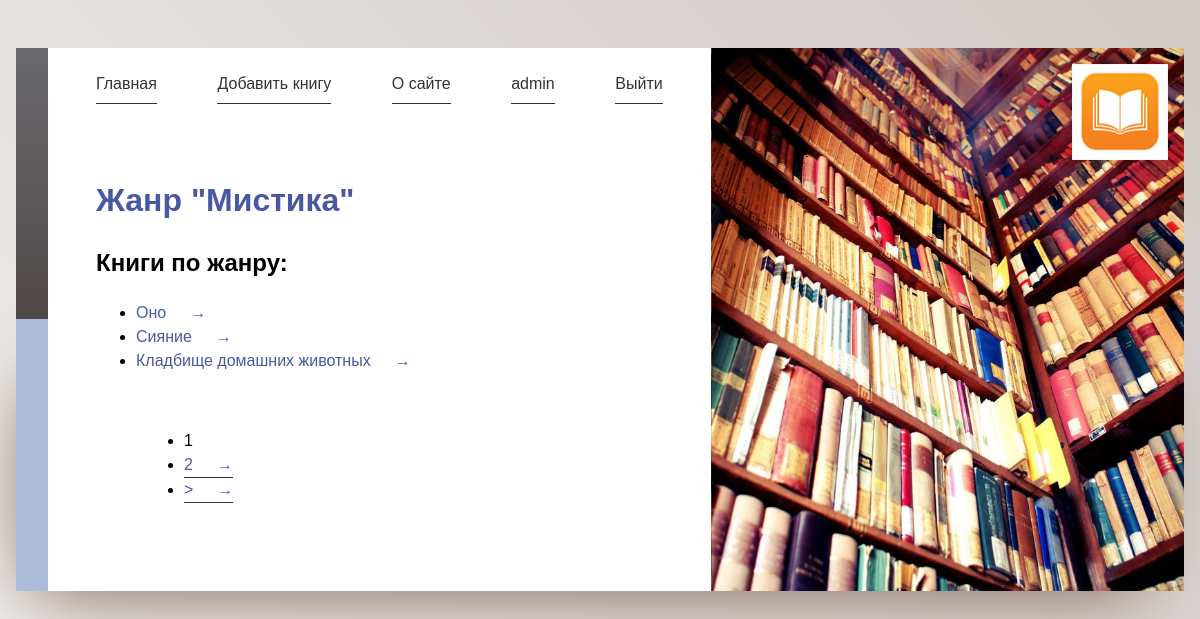
Page /genre/mistika/ (signed in) on the committed database.
### library/models.py (models this page shows, shortened)
class Genre(models.Model):
    name = models.CharField(max_length=100, verbose_name='Название')
    slug = models.SlugField(max_length=50, unique=True, db_index=True, verbose_name='URL')
    is_visible = models.BooleanField(default=True, verbose_name='Видимость')
    objects = models.Manager()
    visible = VisibleManager()
    class Meta:
        verbose_name = 'Жанр'
        verbose_name_plural = 'Жанры'
        ordering = ['name']

class Book(models.Model):
    name = models.CharField(max_length=100, verbose_name='Название')
    slug = models.SlugField(max_length=50, unique=True, db_index=True, verbose_name='URL')
    synopsis = models.TextField(blank=True, null=True, verbose_name='Описание')
    date_added = models.DateTimeField(auto_now_add=True, verbose_name='Дата добавления')
    date_updated = models.DateTimeField(auto_now=True, verbose_name='Дата изменения')
    is_visible = models.BooleanField(default=True, verbose_name='Видимость')
    genre = models.ForeignKey(Genre, on_delete=models.CASCADE, related_name='books', verbose_name='Жанр')
    author = models.ManyToManyField(Author, related_name='books', verbose_name='Автор')
    added_by = models.ForeignKey(get_user_model(), on_delete=models.SET_NULL, related_name='books',
                                 verbose_name='Добавил', null=True, default=None)
    objects = models.Manager()
    visible = VisibleManager()
    class Meta:
        verbose_name = 'Книга'
        verbose_name_plural = 'Книги'

### library/views.py (the view)
# urls.py: path('genre/<slug:genre_slug>/', views.ShowGenre.as_view(), name='genre'),
class ShowGenre(ListView):
    model = Book
    template_name = 'library/genre.html'
    context_object_name = 'books'
    paginate_by = 3
    def get_queryset(self):
        return Book.visible.filter(genre__slug=self.kwargs['genre_slug'])
    def get_context_data(self, **kwargs):
        context = super().get_context_data(**kwargs)
        if context['books']:
            genre = context['books'][0].genre
        else:
            genre = Genre.visible.get(slug=self.kwargs['genre_slug'])
        context['title'] = genre.name
        context['genre'] = genre
        return context

### library/context_processors.py (called while the page is built)
def get_menu(request):
    return {'mainmenu': menu}

### library/models.py (called while the page is built)
    def get_queryset(self):
        return super().get_queryset().filter(is_visible=True)

### library/templates/library/genre.html (shortened to what this page needs)
{% extends 'base.html' %}
{% block content %}
<h1><span>Жанр "{{ genre.name}}"</span></h1>
<h2>Книги по жанру:</h2>
<ul>
    {% for book in books %}
    <li><a href="{% url 'book' book.slug %}">{{ book.name }}</a></li>
    {% endfor %}
</ul>
{% if page_obj.has_other_pages %}
<nav class="list-pages">
    <ul>
        {% for p in paginator.page_range %}
        {% if page_obj.number == p %}
        <li class="page-num page-num-selected">{{ p }}</li>
        {% elif p >= page_obj.number|add:-2 and p <= page_obj.number|add:2 %}
        <li class="page-num">
            <a href="?page={{ p }}">{{ p }}</a>
        </li>
        {% endif %}
        {% endfor %}
        {% if page_obj.has_next %}
        <li class="page-num">
            <a href="?page={{ page_obj.next_page_number }}">&gt</a>
        </li>
        {% endif %}
    </ul>
</nav>
{% endif %}
{% endblock %}

### templates/base.html (shortened to what this page needs)
<!DOCTYPE html>
{% load static %}
<html>
<head>
    <link type="text/css" href="{% static 'css/style.css' %}" rel="stylesheet">
</head>
<body>
<div class="app">
    <header>
        <a href="">
            <img src="{% static 'img/logo.png' %}" alt="MyLibrary">
        </a>
    </header>
    <nav>
        {% for m in mainmenu %}
        <a href="{% url m.url %}">{{ m.title }}</a>
        {% endfor %}
        {% if user.is_authenticated %}
        <a href="{% url 'admin:index' %}">{{ user.username }}</a><a href="{% url 'users:logout' %}">Выйти</a>
        {% else %}
        <a href="{% url 'users:login' %}">Войти</a><a href="#">Регистрация</a>
        {% endif %}
    </nav>
    <main>
        {% block content %}
        {% endblock %}
    </main>
</div>
</body>
</html>

### static/css/style.css (style rules this page uses)
:root { --var-padding: 1em; --highlight: hsl(230, 38%, 46%); --highlight-dark: hsl(230, 38%, 36%); --logo-width: 6em; --logo-offset: 1em; --main-column-width: 25em; }
* { box-sizing: border-box; }
*::before, *::after { border-box: inherit; }
.app { position: relative; padding-left: 0.5em; max-width: 80em; background: #acbbd7 100% linear-gradient(#6a696d 0%, #504949 50%, #acbbd7 50%, #acbbd7 100%); background-size: auto 10em; background-repeat: repeat-x; background-position: center top; }
header { position: relative; height: 8em; grid-row: 1/3; grid-column: 2; background: url(../img/background.jpg); background-size: cover; background-position: right center; }
header a { position: absolute; top: var(--logo-offset); left: var(--logo-offset); display: block; width: var(--logo-width); }
header img { display: block; max-width: 100%; }
nav { display: flex; padding: 1.5em var(--var-padding); grid-row: 1; grid-column: 1; background: #fff; }
nav a { display: block; color: #333; text-decoration: none; border-bottom: 1px solid #333; }
nav a + a { margin-left: 2em; }
main { padding: var(--var-padding); grid-row: 2; grid-column: 1; background: #fff; }
main h1 { margin-top: 0; font-weight: normal; }
main h1 span { display: block; color: var(--highlight); font-weight: bolder; }
main a { color: var(--highlight); text-decoration: none; }
main a::after { margin-left: 1.5em; content: "→"; vertical-align: baseline; }
html { min-height: 100vh; font-family: sans-serif; line-height: 1.5; background: linear-gradient(45deg, #f1f0ef, #d1cac7); background-repeat: no-repeat; background-size: cover; }
body { margin: 0; }
@media (min-width: 37.5em) { :root { --var-padding: 3em; } }
@media (min-width: 37.5em) { body { margin: 1em; } }
@media (min-width: 37.5em) { .app { display: grid; margin: 3em auto; grid-template-rows: 5em auto; grid-template-columns: 1.4fr 1fr; padding-left: 2em; background-size: auto; } }
@media (min-width: 37.5em) { .app::after { position: absolute; right: 1em; left: 1em; bottom: 0; z-index: -1; width: 95%; height: 200px; content: ""; box-shadow: 0 0 5em #7d604f; } }
@media (min-width: 37.5em) { header { height: auto; } }
@media (min-width: 37.5em) { header a { right: var(--logo-offset); left: auto; } }
@media (min-width: 37.5em) { nav { justify-content: space-between; } }
@media (min-width: 37.5em) { main { min-width: var(--main-column-width); } }

### rows in the picture
Genre: name "Мистика"
Book: name "Оно"
Book: name "Сияние"
Book: name "Кладбище домашних животных"

### other values in the picture
{{ m.title }} "Главная" "Добавить книгу" "О сайте"
{{ user.username }} "admin"
{{ p }} "1"
{{ p }} "2"
